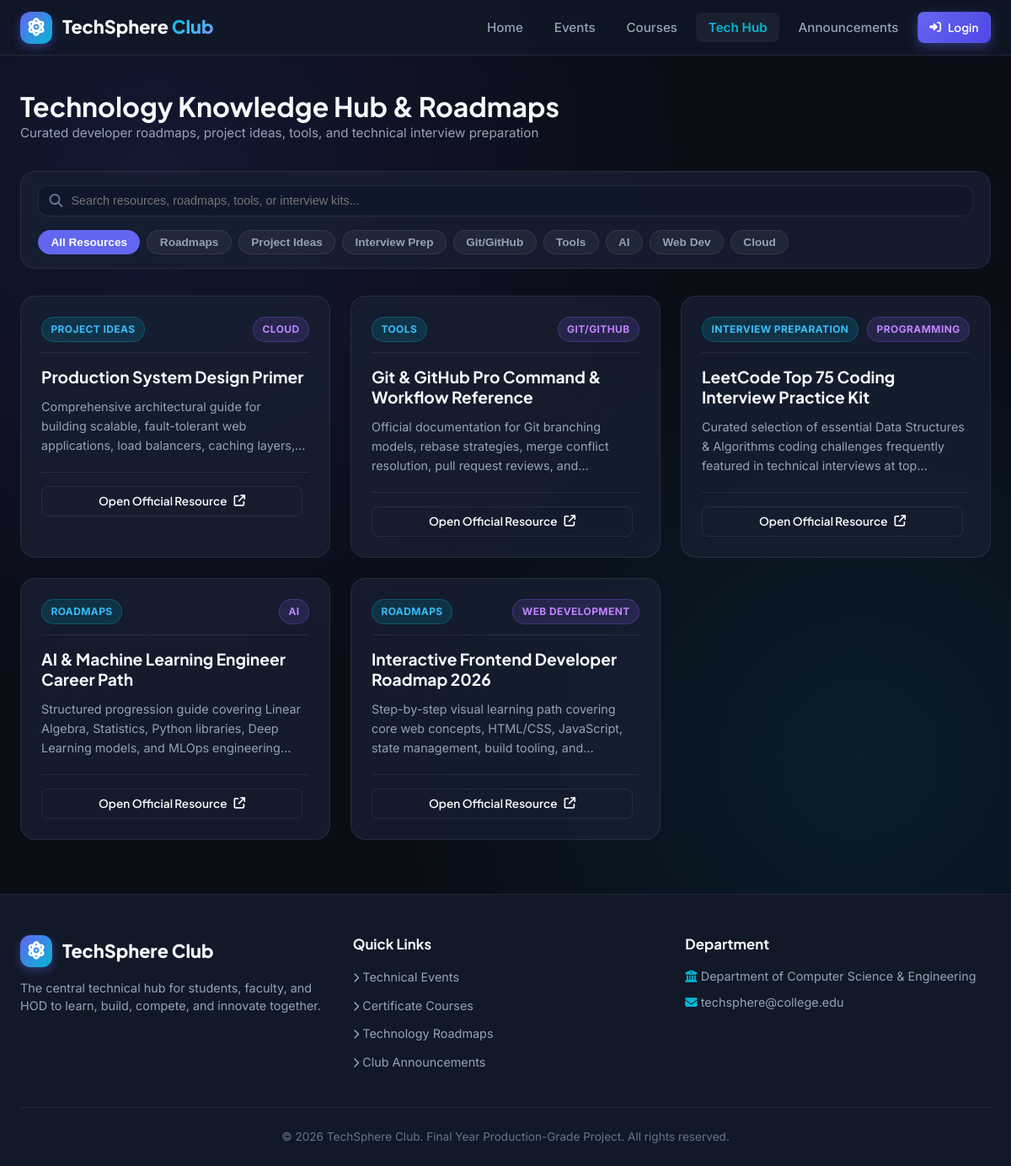
Page /tech-hub on the committed database.
### models.py (models this page shows, shortened)
class TechResource(db.Model):
    __tablename__ = 'tech_resources'
    id = db.Column(db.Integer, primary_key=True)
    title = db.Column(db.String(150), nullable=False)
    technology = db.Column(db.String(100), nullable=False)
    category = db.Column(db.String(50), nullable=False) # Roadmaps, Tools, Technologies, Project Ideas, Interview Preparation, Git/GitHub, Programming, AI, Web Development, Database, Cloud
    description = db.Column(db.Text, nullable=False)
    external_link = db.Column(db.String(255), nullable=False)
    created_by_id = db.Column(db.Integer, db.ForeignKey('users.id'), nullable=True)
    created_at = db.Column(db.DateTime, default=datetime.utcnow)

### app.py (the view)
@app.route('/tech-hub')
def tech_hub():
    resources = TechResource.query.order_by(TechResource.created_at.desc()).all()
    return render_template('tech_hub/index.html', resources=resources)

### templates/tech_hub/index.html (shortened to what this page needs)
{% extends 'base.html' %}
{% block content %}
<div style="display: flex; justify-content: space-between; align-items: center; margin-bottom: 2rem; flex-wrap: wrap; gap: 1rem;">
    <div>
        <h1 style="font-size: 2rem;">Technology Knowledge Hub & Roadmaps</h1>
        <p style="color: var(--text-muted); font-size: 0.95rem;">Curated developer roadmaps, project ideas, tools, and technical interview preparation</p>
    </div>
</div>
<div class="filter-bar">
    <div class="search-box">
        <i class="fa-solid fa-magnifying-glass search-icon"></i>
        <input type="text" id="searchInput" class="search-input" placeholder="Search resources, roadmaps, tools, or interview kits...">
    </div>
    <div class="filter-pills">
        <button type="button" class="filter-pill active" data-filter="all">All Resources</button>
        <button type="button" class="filter-pill" data-filter="Roadmaps">Roadmaps</button>
        <button type="button" class="filter-pill" data-filter="Project Ideas">Project Ideas</button>
        <button type="button" class="filter-pill" data-filter="Interview Preparation">Interview Prep</button>
        <button type="button" class="filter-pill" data-filter="Git/GitHub">Git/GitHub</button>
        <button type="button" class="filter-pill" data-filter="Tools">Tools</button>
        <button type="button" class="filter-pill" data-filter="AI">AI</button>
        <button type="button" class="filter-pill" data-filter="Web Development">Web Dev</button>
        <button type="button" class="filter-pill" data-filter="Cloud">Cloud</button>
    </div>
</div>
<div style="display: grid; grid-template-columns: repeat(auto-fit, minmax(320px, 1fr)); gap: 1.5rem;">
    {% for res in resources %}
        <div class="card" data-category="{{ res.category }}" data-searchable="{{ res.title }} {{ res.technology }} {{ res.category }} {{ res.description }}">
            <div class="card-header">
                <span class="badge badge-cyan">{{ res.category }}</span>
                <span class="badge badge-purple">{{ res.technology }}</span>
            </div>
            <h3 style="font-size: 1.2rem; margin-bottom: 0.75rem;">{{ res.title }}</h3>
            <p style="color: var(--text-muted); font-size: 0.9rem; margin-bottom: 1.25rem; display: -webkit-box; -webkit-line-clamp: 3; -webkit-box-orient: vertical; overflow: hidden;">
                {{ res.description }}
            </p>
            <div style="display: flex; justify-content: space-between; align-items: center; padding-top: 1rem; border-top: 1px solid var(--border-subtle);">
                <a href="{{ res.external_link }}" target="_blank" class="btn btn-outline btn-sm" style="flex: 1; margin-right: 0.5rem;">
                    Open Official Resource <i class="fa-solid fa-arrow-up-right-from-square"></i>
                </a>
            </div>
        </div>
    {% endfor %}
</div>
{% endblock %}

### static/css/style.css (style rules this page uses)
:root { --bg-main: #090d16; --bg-surface: #111827; --bg-surface-glass: rgba(17, 24, 39, 0.75); --bg-surface-card: rgba(23, 32, 51, 0.8); --bg-surface-hover: rgba(30, 41, 67, 0.9); --border-subtle: rgba(255, 255, 255, 0.08); --border-accent: rgba(99, 102, 241, 0.3); --border-cyan: rgba(6, 182, 212, 0.3); --primary: #6366f1; --primary-hover: #4f46e5; --primary-glow: rgba(99, 102, 241, 0.4); --cyan: #06b6d4; --cyan-glow: rgba(6, 182, 212, 0.35); --emerald: #10b981; --emerald-bg: rgba(16, 185, 129, 0.15); --amber: #f59e0b; --amber-bg: rgba(245, 158, 11, 0.15); --rose: #f43f5e; --rose-bg: rgba(244, 63, 94, 0.15); --purple: #8b5cf6; --text-main: #f8fafc; --text-muted: #94a3b8; --text-dim: #64748b; --font-heading: 'Plus Jakarta Sans', -apple-system, sans-serif; --font-body: 'Inter', -apple-system, sans-serif; --radius-sm: 8px; --radius-md: 12px; --radius-lg: 18px; --radius-full: 9999px; --shadow-sm: 0 2px 4px rgba(0,0,0,0.3); --shadow-md: 0 10px 25px -5px rgba(0,0,0,0.5); --shadow-glow: 0 0 25px rgba(99, 102, 241, 0.25); --transition-fast: all 0.2s cubic-bezier(0.4, 0, 0.2, 1); --transition-normal: all 0.3s cubic-bezier(0.4, 0, 0.2, 1); }
*, *::before, *::after { box-sizing: border-box; margin: 0; padding: 0; }
body { font-family: var(--font-body); background-color: var(--bg-main); background-image: radial-gradient(circle at 15% 15%, rgba(99, 102, 241, 0.12) 0%, transparent 40%), radial-gradient(circle at 85% 65%, rgba(6, 182, 212, 0.1) 0%, transparent 40%); background-attachment: fixed; color: var(--text-main); line-height: 1.6; min-height: 100vh; display: flex; flex-direction: column; overflow-x: hidden; }
a { color: var(--cyan); text-decoration: none; transition: var(--transition-fast); }
h1, h2, h3, h4, h5, h6 { font-family: var(--font-heading); color: var(--text-main); font-weight: 700; line-height: 1.25; }
.btn { display: inline-flex; align-items: center; justify-content: center; gap: 0.5rem; padding: 0.65rem 1.35rem; font-family: var(--font-heading); font-size: 0.95rem; font-weight: 600; border-radius: var(--radius-md); border: 1px solid transparent; cursor: pointer; transition: var(--transition-fast); text-decoration: none; }
.btn-outline { background: transparent; border-color: var(--border-subtle); color: var(--text-main); }
.btn-sm { padding: 0.4rem 0.85rem; font-size: 0.85rem; border-radius: var(--radius-sm); }
.card { background: var(--bg-surface-card); border: 1px solid var(--border-subtle); border-radius: var(--radius-lg); padding: 1.5rem; transition: var(--transition-normal); position: relative; overflow: hidden; }
.card-header { display: flex; align-items: center; justify-content: space-between; margin-bottom: 1rem; padding-bottom: 0.75rem; border-bottom: 1px solid var(--border-subtle); }
.badge { display: inline-flex; align-items: center; gap: 0.35rem; padding: 0.25rem 0.65rem; font-size: 0.75rem; font-weight: 700; border-radius: var(--radius-full); text-transform: uppercase; letter-spacing: 0.4px; }
.badge-cyan { background: rgba(6, 182, 212, 0.15); color: #38bdf8; border: 1px solid rgba(6, 182, 212, 0.3); }
.badge-purple { background: rgba(139, 92, 246, 0.15); color: #c084fc; border: 1px solid rgba(139, 92, 246, 0.3); }
.filter-bar { display: flex; flex-wrap: wrap; align-items: center; justify-content: space-between; gap: 1rem; background: var(--bg-surface-card); border: 1px solid var(--border-subtle); border-radius: var(--radius-lg); padding: 1rem 1.25rem; margin-bottom: 2rem; }
.search-box { position: relative; flex: 1; min-width: 240px; }
.search-input { width: 100%; padding: 0.6rem 1rem 0.6rem 2.4rem; background: rgba(15, 23, 42, 0.8); border: 1px solid var(--border-subtle); border-radius: var(--radius-md); color: var(--text-main); font-size: 0.9rem; }
.search-icon { position: absolute; left: 0.85rem; top: 50%; transform: translateY(-50%); color: var(--text-dim); }
.filter-pills { display: flex; align-items: center; gap: 0.5rem; flex-wrap: wrap; }
.filter-pill { padding: 0.4rem 0.9rem; font-size: 0.85rem; font-weight: 600; border-radius: var(--radius-full); background: rgba(255, 255, 255, 0.05); color: var(--text-muted); border: 1px solid var(--border-subtle); cursor: pointer; transition: var(--transition-fast); }
.filter-pill:hover, .filter-pill.active { background: var(--primary); color: white; border-color: var(--primary); }

### rows in the picture
TechResource: category "PROJECT IDEAS", technology "CLOUD", title "Production System Design Primer", description "Comprehensive architectural guide for building scalable, fault-tolerant web applications, load balancers, caching…"
TechResource: category "TOOLS", technology "GIT/GITHUB", title "Git & GitHub Pro Command & Workflow Reference", description "Official documentation for Git branching models, rebase strategies, merge conflict resolution, pull request reviews,…"
TechResource: category "INTERVIEW PREPARATION", technology "PROGRAMMING", title "LeetCode Top 75 Coding Interview Practice Kit", description "Curated selection of essential Data Structures & Algorithms coding challenges frequently featured in technical interviews at…"
TechResource: category "ROADMAPS", technology "AI", title "AI & Machine Learning Engineer Career Path", description "Structured progression guide covering Linear Algebra, Statistics, Python libraries, Deep Learning models, and MLOps…"
TechResource: category "ROADMAPS", technology "WEB DEVELOPMENT", title "Interactive Frontend Developer Roadmap 2026", description "Step-by-step visual learning path covering core web concepts, HTML/CSS, JavaScript, state management, build tooling,…"
